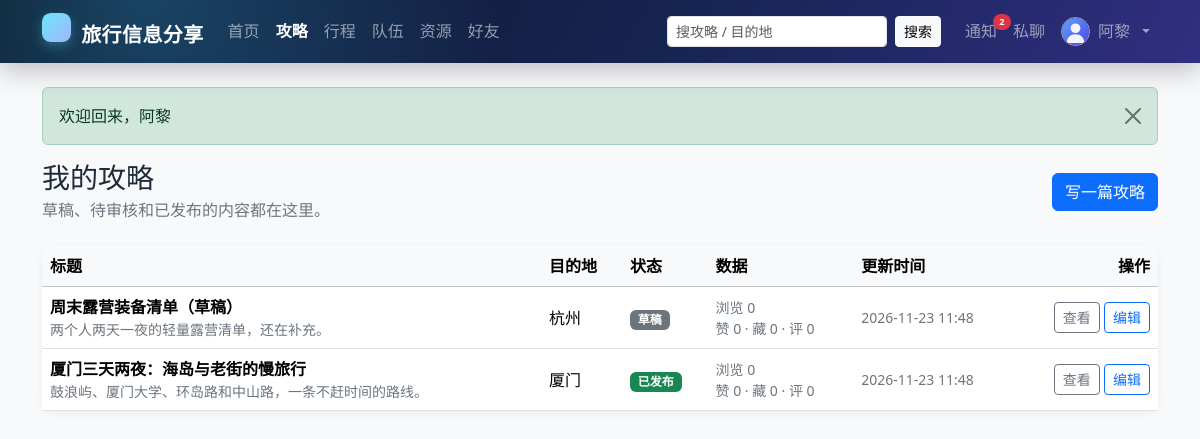
/guide_my.php (signed in), run on the app's committed database.
### tables this page shows
CREATE TABLE `user` (
  `id`            INT UNSIGNED NOT NULL AUTO_INCREMENT COMMENT '用户ID',
  `username`      VARCHAR(50)  NOT NULL                COMMENT '登录名，唯一',
  `password_hash` VARCHAR(255) NOT NULL                COMMENT 'password_hash() 生成的密码散列',
  `nickname`      VARCHAR(50)  NOT NULL                COMMENT '昵称',
  `avatar`        VARCHAR(500) DEFAULT NULL             COMMENT '头像URL',
  `gender`        ENUM('unknown','male','female','other') NOT NULL DEFAULT 'unknown' COMMENT '性别',
  `email`         VARCHAR(100) DEFAULT NULL             COMMENT '邮箱，唯一（可为空）',
  `phone`         VARCHAR(20)  DEFAULT NULL             COMMENT '手机号',
  `intro`         VARCHAR(500) DEFAULT NULL             COMMENT '个人简介',
  `role`          ENUM('user','admin') NOT NULL DEFAULT 'user'   COMMENT '角色',
  `status`        ENUM('active','disabled') NOT NULL DEFAULT 'active' COMMENT '账号状态',
  `created_at`    DATETIME NOT NULL DEFAULT CURRENT_TIMESTAMP,
  `updated_at`    DATETIME NOT NULL DEFAULT CURRENT_TIMESTAMP ON UPDATE CURRENT_TIMESTAMP,
  PRIMARY KEY (`id`),
  UNIQUE KEY `uk_user_username` (`username`),
  UNIQUE KEY `uk_user_email` (`email`),
  KEY `idx_user_role_status` (`role`,`status`),
  KEY `idx_user_nickname` (`nickname`),
  CONSTRAINT `chk_user_username_len` CHECK (CHAR_LENGTH(`username`) BETWEEN 3 AND 50),
  CONSTRAINT `chk_user_nickname_len` CHECK (CHAR_LENGTH(`nickname`) BETWEEN 1 AND 50)
);

CREATE TABLE `guide` (
  `id`            INT UNSIGNED NOT NULL AUTO_INCREMENT,
  `author_id`     INT UNSIGNED NOT NULL COMMENT '作者',
  `title`         VARCHAR(100) NOT NULL,
  `destination`   VARCHAR(100) NOT NULL COMMENT '目的地',
  `cover`         VARCHAR(500) DEFAULT NULL COMMENT '封面图URL',
  `summary`       VARCHAR(500) DEFAULT NULL COMMENT '摘要',
  `content`       MEDIUMTEXT NOT NULL COMMENT '正文（富文本/HTML）',
  `day_count`     TINYINT UNSIGNED NOT NULL DEFAULT 1 COMMENT '行程天数',
  `cost_avg`      DECIMAL(10,2) NOT NULL DEFAULT 0.00 COMMENT '人均花费',
  `season`        ENUM('spring','summer','autumn','winter','all') NOT NULL DEFAULT 'all',
  `view_count`    INT UNSIGNED NOT NULL DEFAULT 0,
  `like_count`    INT UNSIGNED NOT NULL DEFAULT 0,
  `collect_count` INT UNSIGNED NOT NULL DEFAULT 0,
  `comment_count` INT UNSIGNED NOT NULL DEFAULT 0,
  `status`        ENUM('draft','pending','published','rejected','hidden') NOT NULL DEFAULT 'draft' COMMENT '草稿/待审/已发布/驳回/隐藏',
  `created_at`    DATETIME NOT NULL DEFAULT CURRENT_TIMESTAMP,
  `updated_at`    DATETIME NOT NULL DEFAULT CURRENT_TIMESTAMP COMMENT '仅内容编辑时由应用更新',
  PRIMARY KEY (`id`),
  KEY `idx_guide_author` (`author_id`,`status`),
  KEY `idx_guide_status_time` (`status`,`created_at`),
  KEY `idx_guide_destination` (`destination`),
  KEY `idx_guide_season` (`season`),
  KEY `idx_guide_status_like` (`status`,`like_count`),
  CONSTRAINT `fk_guide_author` FOREIGN KEY (`author_id`) REFERENCES `user` (`id`) ON DELETE RESTRICT ON UPDATE CASCADE,
  CONSTRAINT `chk_guide_day`  CHECK (`day_count` BETWEEN 1 AND 60),
  CONSTRAINT `chk_guide_cost` CHECK (`cost_avg` >= 0)
);

### app/auth.php (called while the page is built, shortened)
<?php
function current_user(): ?array
{
    static $cache = [];
    $id = (int) $_SESSION['user_id'];
    if (array_key_exists($id, $cache)) {
        return $cache[$id];
    }
    $user = db_one(
        'SELECT * FROM `user` WHERE `id` = ? AND `status` = "active" LIMIT 1',
        [$id]
    );
    return $cache[$id] = $user;
}
function require_login(): void
{
    if (current_user() !== null) {
        return;
    }
}
function unread_notifications_count(): int
{
    $user = current_user();
    return (int) db_val(
        'SELECT COUNT(*) FROM `notification` WHERE `user_id` = ? AND `is_read` = 0',
        [$user['id']]
    );
}

### app/db.php (called while the page is built, shortened)
<?php
function db(): PDO
{
    static $pdo = null;
    if ($pdo instanceof PDO) {
        return $pdo;
    }
    $c = config('db');
    $dsn = sprintf(
        'mysql:host=%s;port=%d;dbname=%s;charset=%s',
        $c['host'],
        (int) $c['port'],
        $c['name'],
        $c['charset']
    );
    $pdo = new PDO($dsn, $c['user'], $c['pass'], [
        PDO::ATTR_ERRMODE            => PDO::ERRMODE_EXCEPTION,
        PDO::ATTR_DEFAULT_FETCH_MODE => PDO::FETCH_ASSOC,
        PDO::ATTR_EMULATE_PREPARES   => false,
        PDO::ATTR_STRINGIFY_FETCHES  => false,
    ]);
    $pdo->exec("SET time_zone = '+08:00'");
    return $pdo;
}
function db_all(string $sql, array $params = []): array
{
    $stmt = db()->prepare($sql);
    $stmt->execute($params);
    return $stmt->fetchAll();
}
function db_one(string $sql, array $params = []): ?array
{
    $stmt = db()->prepare($sql);
    $stmt->execute($params);
    $row = $stmt->fetch();
    return $row === false ? null : $row;
}
function db_val(string $sql, array $params = []): mixed
{
    $stmt = db()->prepare($sql);
    $stmt->execute($params);
    return $stmt->fetchColumn();
}

### public/guide_my.php (the view, shortened to what this page needs)
<?php
require_login();
$me = current_user();
$guides = db_all(
    'SELECT * FROM `guide` WHERE `author_id` = ? ORDER BY `updated_at` DESC, `id` DESC',
    [(int) $me['id']]
);
$activeNav = 'guides';
require APP_ROOT . '/app/views/header.php';
?>
<div class="d-flex flex-column flex-sm-row justify-content-between align-items-sm-center gap-2 mb-4">
    <div>
        <h1 class="h3 mb-1">我的攻略</h1>
        <p class="text-secondary mb-0">草稿、待审核和已发布的内容都在这里。</p>
    </div>
    <a class="btn btn-primary" href="<?= e(url('/guide_edit.php')) ?>">写一篇攻略</a>
</div>
<div class="card border-0 shadow-sm">
    <div class="table-responsive">
        <table class="table table-hover align-middle mb-0">
            <thead class="table-light">
            <tr>
                <th>标题</th>
                <th>目的地</th>
                <th>状态</th>
                <th>数据</th>
                <th>更新时间</th>
                <th class="text-end">操作</th>
            </tr>
            </thead>
            <tbody>
            <?php foreach ($guides as $g): ?>
                <tr>
                    <td>
                        <div class="fw-semibold"><?= e($g['title']) ?></div>
                        <div class="small text-secondary"><?= e(excerpt($g['summary'], 45)) ?></div>
                    </td>
                    <td><?= e($g['destination']) ?></td>
                    <td><?= status_html($g['status']) ?></td>
                    <td class="small text-secondary">浏览 <?= (int) $g['view_count'] ?><br>赞 <?= (int) $g['like_count'] ?> · 藏 <?= (int) $g['collect_count'] ?> · 评 <?= (int) $g['comment_count'] ?></td>
                    <td class="small text-secondary"><?= e(format_dt($g['updated_at'])) ?></td>
                    <td class="text-end text-nowrap">
                        <a class="btn btn-sm btn-outline-secondary" href="<?= e(url('/guide.php?id=' . $g['id'])) ?>">查看</a>
                        <a class="btn btn-sm btn-outline-primary" href="<?= e(url('/guide_edit.php?id=' . $g['id'])) ?>">编辑</a>
                    </td>
                </tr>
            <?php endforeach; ?>
            </tbody>
        </table>
    </div>
</div>
<?php require APP_ROOT . '/app/views/footer.php'; ?>

### app/views/header.php (shortened to what this page needs)
<?php
$me = current_user();
$notifCount = unread_notifications_count();
$activeNav = $activeNav ?? '';
$q = (string) ($_GET['q'] ?? '');
?>
<!doctype html>
<html lang="zh-CN">
<head>
    <link rel="stylesheet" href="<?= e(url('/assets/bootstrap.min.css')) ?>">
    <link rel="stylesheet" href="<?= e(url('/assets/style.css')) ?>">
</head>
<body class="d-flex flex-column min-vh-100 bg-body-tertiary">
<nav class="navbar navbar-expand-lg navbar-dark app-navbar sticky-top">
    <div class="container">
        <a class="navbar-brand fw-bold" href="<?= e(url('/index.php')) ?>">
            <span class="brand-mark"></span> 旅行信息分享
        </a>
        <div class="collapse navbar-collapse" id="mainNav">
            <ul class="navbar-nav me-auto mb-2 mb-lg-0">
                <li class="nav-item"><a class="nav-link <?= $activeNav === 'home' ? 'active' : '' ?>" href="<?= e(url('/index.php')) ?>">首页</a></li>
                <li class="nav-item"><a class="nav-link <?= $activeNav === 'guides' ? 'active' : '' ?>" href="<?= e(url('/guides.php')) ?>">攻略</a></li>
                <li class="nav-item"><a class="nav-link <?= $activeNav === 'trips' ? 'active' : '' ?>" href="<?= e(url('/trips.php')) ?>">行程</a></li>
                <li class="nav-item"><a class="nav-link <?= $activeNav === 'teams' ? 'active' : '' ?>" href="<?= e(url('/teams.php')) ?>">队伍</a></li>
                <li class="nav-item"><a class="nav-link <?= $activeNav === 'resources' ? 'active' : '' ?>" href="<?= e(url('/resources.php')) ?>">资源</a></li>
                <?php if ($me !== null): ?>
                    <li class="nav-item"><a class="nav-link <?= $activeNav === 'friends' ? 'active' : '' ?>" href="<?= e(url('/friends.php')) ?>">好友</a></li>
                <?php endif; ?>
            </ul>
            <form class="d-flex me-lg-3 my-2 my-lg-0" role="search" action="<?= e(url('/guides.php')) ?>" method="get">
                <input class="form-control form-control-sm me-2" type="search" name="q" value="<?= e($q) ?>" placeholder="搜攻略 / 目的地" aria-label="搜索攻略">
                <button class="btn btn-sm btn-light" type="submit">搜索</button>
            </form>
            <ul class="navbar-nav align-items-lg-center">
                <?php if ($me !== null): ?>
                    <li class="nav-item">
                        <a class="nav-link position-relative" href="<?= e(url('/notifications.php')) ?>" title="通知">
                            通知
                            <?php if ($notifCount > 0): ?><span class="badge rounded-pill text-bg-danger nav-badge"><?= $notifCount ?></span><?php endif; ?>
                        </a>
                    </li>
                    <li class="nav-item">
                        <a class="nav-link position-relative" href="<?= e(url('/messages.php')) ?>" title="私聊">
                            私聊
                        </a>
                    </li>
                    <li class="nav-item dropdown">
                        <a class="nav-link dropdown-toggle d-flex align-items-center gap-2" href="#" role="button" data-bs-toggle="dropdown" aria-expanded="false">
                            <img src="<?= e(avatar_url($me['avatar'])) ?>" alt="" class="rounded-circle nav-avatar">
                            <span><?= e($me['nickname']) ?></span>
                        </a>
                    </li>
                <?php else: ?>
                    <li class="nav-item"><a class="nav-link" href="<?= e(url('/login.php')) ?>">登录</a></li>
                    <li class="nav-item"><a class="btn btn-sm btn-light ms-lg-2" href="<?= e(url('/register.php')) ?>">注册</a></li>
                <?php endif; ?>
            </ul>
        </div>
    </div>
</nav>
<main class="container py-4 flex-grow-1">
    <?php foreach (flashes() as $item): ?>
        <div class="alert alert-<?= e($item['type']) ?> alert-dismissible fade show" role="alert">
            <?= e($item['message']) ?>
            <button type="button" class="btn-close" data-bs-dismiss="alert" aria-label="关闭"></button>
        </div>
    <?php endforeach; ?>

### app/helpers.php (shortened to what this page needs)
<?php
function config(string $path, mixed $default = null): mixed
{
    $value = $GLOBALS['config'] ?? [];
    foreach (explode('.', $path) as $key) {
        $value = $value[$key];
    }
    return $value;
}
function e(mixed $value): string
{
    return htmlspecialchars((string) $value, ENT_QUOTES | ENT_SUBSTITUTE, 'UTF-8');
}
function url(string $path = ''): string
{
    $base = rtrim((string) config('site.base_url', ''), '/');
    return $base . '/' . ltrim($path, '/');
}
function flashes(): array
{
    $items = $_SESSION['flash'] ?? [];
    return $items;
}
function format_dt(?string $value): string
{
    $ts = strtotime($value);
    return $ts ? date('Y-m-d H:i', $ts) : $value;
}
function excerpt(?string $text, int $length = 90): string
{
    $plain = trim(strip_tags((string) $text));
    if (mb_strlen($plain, 'UTF-8') <= $length) {
        return $plain;
    }
    return mb_substr($plain, 0, $length, 'UTF-8') . '…';
}
function avatar_url(?string $avatar): string
{
    return url('/assets/avatar.svg');
}
function status_badge(string $status): array
{
    $map = [
        'draft'     => ['secondary', '草稿'],
        'pending'   => ['warning', '待审核'],
        'published' => ['success', '已发布'],
        'rejected'  => ['danger', '已驳回'],
        'hidden'    => ['dark', '已隐藏'],
        'planning'  => ['info', '规划中'],
        'ongoing'   => ['primary', '进行中'],
        'finished'  => ['secondary', '已结束'],
        'recruiting'=> ['success', '招募中'],
        'full'      => ['warning', '已满员'],
        'closed'    => ['secondary', '已关闭'],
        'approved'  => ['success', '已通过'],
        'quit'      => ['secondary', '已退出'],
        'removed'   => ['dark', '已移除'],
        'active'    => ['success', '正常'],
        'disabled'  => ['danger', '已禁用'],
        'accepted'  => ['success', '已接受'],
        'blocked'   => ['dark', '已拉黑'],
        'pending_friend' => ['warning', '待确认'],
    ];
    return $map[$status] ?? ['secondary', $status];
}
function status_html(string $status): string
{
    [$color, $label] = status_badge($status);
    return '<span class="badge text-bg-' . e($color) . '">' . e($label) . '</span>';
}

### public/assets/style.css (style rules this page uses)
:root { --brand: #0d6efd; --ink: #1f2937; --muted: #6b7280; }
body { background: #f5f7fa; color: var(--ink); }
a { text-decoration: none; }
.navbar-brand { letter-spacing: .02em; }
.navbar .nav-link.active { color: #fff !important; font-weight: 700; }
.app-navbar { background: radial-gradient(circle at 12% 0%, rgba(56, 189, 248, .28), transparent 34%), linear-gradient(120deg, #0b1220 0%, #172554 58%, #312e81 100%); box-shadow: 0 .55rem 1.6rem rgba(2, 6, 23, .22); }
.app-navbar .navbar-brand { color: #fff; }
.brand-mark { display: inline-flex; align-items: center; justify-content: center; width: 1.8rem; height: 1.8rem; margin-right: .3rem; border-radius: .55rem; background: linear-gradient(135deg, #67e8f9, #a5b4fc); color: #0b1220; font-weight: 800; box-shadow: 0 .25rem .75rem rgba(103, 232, 249, .28); }
.nav-avatar { width: 1.8rem; height: 1.8rem; object-fit: cover; border: 1px solid rgba(255, 255, 255, .55); }
.nav-badge { position: absolute; top: .15rem; right: -.35rem; font-size: .58rem; line-height: 1; }
.app-navbar form .btn { white-space: nowrap; flex: 0 0 auto; }
.card { border-radius: .8rem; }
.shadow-sm { box-shadow: 0 .125rem .5rem rgba(15, 23, 42, .06) !important; }

### data on the page
user: nickname "阿黎"
guide: title "周末露营装备清单（草稿）", summary "两个人两天一夜的轻量露营清单，还在补充。", destination "杭州", label "草稿", view_count "0", like_count "0", collect_count "0", comment_count "0", updated_at "2026-11-23 11:48"
guide: title "厦门三天两夜：海岛与老街的慢旅行", summary "鼓浪屿、厦门大学、环岛路和中山路，一条不赶时间的路线。", destination "厦门", label "已发布", view_count "0", like_count "0", collect_count "0", comment_count "0", updated_at "2026-11-23 11:48"

### other printed values
$notifCount "2"
$item['message'] "欢迎回来，阿黎"
